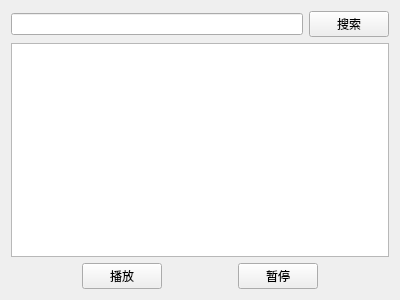
<?xml version="1.0" encoding="UTF-8"?>
<ui version="4.0">
 <class>Widget</class>
 <widget class="QWidget" name="Widget">
  <property name="geometry">
   <rect>
    <x>0</x>
    <y>0</y>
    <width>400</width>
    <height>300</height>
   </rect>
  </property>
  <property name="windowTitle">
   <string>在线音乐播放器</string>
  </property>
  <layout class="QGridLayout" name="gridLayout">
   <item row="0" column="0">
    <layout class="QHBoxLayout" name="horizontalLayout">
     <item>
      <widget class="QLineEdit" name="lEd_Search"/>
     </item>
     <item>
      <widget class="QPushButton" name="btn_Search">
       <property name="text">
        <string>搜索</string>
       </property>
      </widget>
     </item>
    </layout>
   </item>
   <item row="1" column="0">
    <widget class="QTextEdit" name="tEd_Info"/>
   </item>
   <item row="2" column="0">
    <layout class="QHBoxLayout" name="horizontalLayout_2">
     <item>
      <spacer name="horizontalSpacer">
       <property name="orientation">
        <enum>Qt::Horizontal</enum>
       </property>
       <property name="sizeHint" stdset="0">
        <size>
         <width>40</width>
         <height>20</height>
        </size>
       </property>
      </spacer>
     </item>
     <item>
      <widget class="QPushButton" name="btn_Play">
       <property name="text">
        <string>播放</string>
       </property>
      </widget>
     </item>
     <item>
      <spacer name="horizontalSpacer_2">
       <property name="orientation">
        <enum>Qt::Horizontal</enum>
       </property>
       <property name="sizeHint" stdset="0">
        <size>
         <width>40</width>
         <height>20</height>
        </size>
       </property>
      </spacer>
     </item>
     <item>
      <widget class="QPushButton" name="btn_Pause">
       <property name="text">
        <string>暂停</string>
       </property>
      </widget>
     </item>
     <item>
      <spacer name="horizontalSpacer_3">
       <property name="orientation">
        <enum>Qt::Horizontal</enum>
       </property>
       <property name="sizeHint" stdset="0">
        <size>
         <width>40</width>
         <height>20</height>
        </size>
       </property>
      </spacer>
     </item>
    </layout>
   </item>
  </layout>
 </widget>
 <layoutdefault spacing="6" margin="11"/>
 <resources/>
 <connections/>
</ui>
